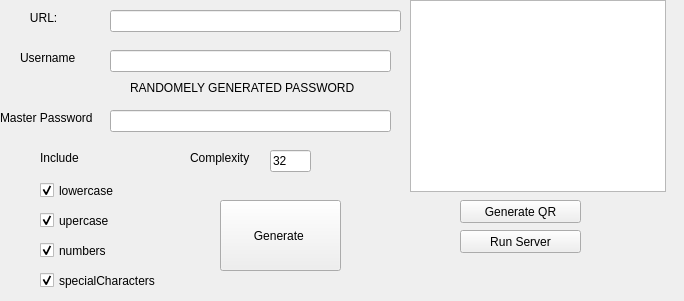
<?xml version="1.0" encoding="UTF-8"?>
<ui version="4.0">
 <class>Widget</class>
 <widget class="QWidget" name="Widget">
  <property name="geometry">
   <rect>
    <x>0</x>
    <y>0</y>
    <width>684</width>
    <height>301</height>
   </rect>
  </property>
  <property name="windowTitle">
   <string>Widget</string>
  </property>
  <widget class="QLineEdit" name="input_URL">
   <property name="geometry">
    <rect>
     <x>110</x>
     <y>10</y>
     <width>291</width>
     <height>22</height>
    </rect>
   </property>
  </widget>
  <widget class="QLabel" name="label">
   <property name="geometry">
    <rect>
     <x>20</x>
     <y>10</y>
     <width>58</width>
     <height>15</height>
    </rect>
   </property>
   <property name="text">
    <string>   URL:</string>
   </property>
  </widget>
  <widget class="QLineEdit" name="input_masterPassword">
   <property name="geometry">
    <rect>
     <x>110</x>
     <y>110</y>
     <width>281</width>
     <height>22</height>
    </rect>
   </property>
  </widget>
  <widget class="QLabel" name="label_2">
   <property name="geometry">
    <rect>
     <x>0</x>
     <y>110</y>
     <width>121</width>
     <height>16</height>
    </rect>
   </property>
   <property name="text">
    <string>Master Password</string>
   </property>
  </widget>
  <widget class="QLabel" name="label_generatedPassword">
   <property name="geometry">
    <rect>
     <x>130</x>
     <y>80</y>
     <width>261</width>
     <height>16</height>
    </rect>
   </property>
   <property name="text">
    <string>RANDOMELY GENERATED PASSWORD</string>
   </property>
  </widget>
  <widget class="QLabel" name="lable_Username">
   <property name="geometry">
    <rect>
     <x>20</x>
     <y>50</y>
     <width>58</width>
     <height>15</height>
    </rect>
   </property>
   <property name="text">
    <string>Username</string>
   </property>
  </widget>
  <widget class="QLineEdit" name="input_username">
   <property name="geometry">
    <rect>
     <x>110</x>
     <y>50</y>
     <width>281</width>
     <height>22</height>
    </rect>
   </property>
  </widget>
  <widget class="QLabel" name="label_Include">
   <property name="geometry">
    <rect>
     <x>40</x>
     <y>150</y>
     <width>58</width>
     <height>15</height>
    </rect>
   </property>
   <property name="text">
    <string>Include</string>
   </property>
  </widget>
  <widget class="QCheckBox" name="chkbx_Lowecase">
   <property name="geometry">
    <rect>
     <x>40</x>
     <y>180</y>
     <width>83</width>
     <height>21</height>
    </rect>
   </property>
   <property name="text">
    <string>lowercase</string>
   </property>
   <property name="checked">
    <bool>true</bool>
   </property>
  </widget>
  <widget class="QCheckBox" name="chkbx_upercase">
   <property name="geometry">
    <rect>
     <x>40</x>
     <y>210</y>
     <width>83</width>
     <height>21</height>
    </rect>
   </property>
   <property name="text">
    <string>upercase</string>
   </property>
   <property name="checked">
    <bool>true</bool>
   </property>
  </widget>
  <widget class="QCheckBox" name="chkbx_nubers">
   <property name="geometry">
    <rect>
     <x>40</x>
     <y>240</y>
     <width>83</width>
     <height>21</height>
    </rect>
   </property>
   <property name="text">
    <string>numbers</string>
   </property>
   <property name="checked">
    <bool>true</bool>
   </property>
  </widget>
  <widget class="QCheckBox" name="chkbx_specialChars">
   <property name="geometry">
    <rect>
     <x>40</x>
     <y>270</y>
     <width>141</width>
     <height>21</height>
    </rect>
   </property>
   <property name="text">
    <string>specialCharacters</string>
   </property>
   <property name="checked">
    <bool>true</bool>
   </property>
  </widget>
  <widget class="QLabel" name="label_3">
   <property name="geometry">
    <rect>
     <x>190</x>
     <y>150</y>
     <width>81</width>
     <height>16</height>
    </rect>
   </property>
   <property name="text">
    <string>Complexity</string>
   </property>
  </widget>
  <widget class="QLineEdit" name="input_Compexity">
   <property name="geometry">
    <rect>
     <x>270</x>
     <y>150</y>
     <width>41</width>
     <height>22</height>
    </rect>
   </property>
   <property name="text">
    <string>32</string>
   </property>
  </widget>
  <widget class="QPushButton" name="btn_generatePassword">
   <property name="geometry">
    <rect>
     <x>220</x>
     <y>200</y>
     <width>121</width>
     <height>71</height>
    </rect>
   </property>
   <property name="text">
    <string>Generate </string>
   </property>
  </widget>
  <widget class="QPushButton" name="btn_generateQR">
   <property name="geometry">
    <rect>
     <x>460</x>
     <y>200</y>
     <width>121</width>
     <height>23</height>
    </rect>
   </property>
   <property name="text">
    <string>Generate QR</string>
   </property>
  </widget>
  <widget class="QListView" name="list_paswords">
   <property name="geometry">
    <rect>
     <x>410</x>
     <y>0</y>
     <width>256</width>
     <height>192</height>
    </rect>
   </property>
  </widget>
  <widget class="QPushButton" name="btn_TransferPasswords">
   <property name="geometry">
    <rect>
     <x>460</x>
     <y>230</y>
     <width>121</width>
     <height>23</height>
    </rect>
   </property>
   <property name="text">
    <string>Run Server</string>
   </property>
  </widget>
 </widget>
 <resources/>
 <connections/>
</ui>
